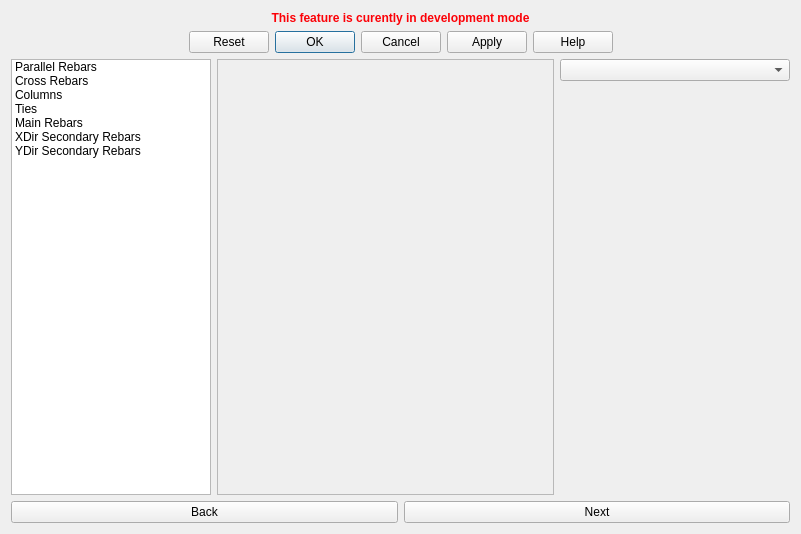
<?xml version="1.0" encoding="UTF-8"?>
<ui version="4.0">
 <class>MainFootingReinforcementDialog</class>
 <widget class="QDialog" name="MainFootingReinforcementDialog">
  <property name="geometry">
   <rect>
    <x>0</x>
    <y>0</y>
    <width>801</width>
    <height>534</height>
   </rect>
  </property>
  <property name="sizePolicy">
   <sizepolicy hsizetype="Expanding" vsizetype="Expanding">
    <horstretch>0</horstretch>
    <verstretch>0</verstretch>
   </sizepolicy>
  </property>
  <property name="baseSize">
   <size>
    <width>0</width>
    <height>0</height>
   </size>
  </property>
  <property name="windowTitle">
   <string>Dialog</string>
  </property>
  <layout class="QGridLayout" name="gridLayout">
   <item row="3" column="0">
    <layout class="QHBoxLayout" name="nextBackButtonHorizontalLayout">
     <item>
      <widget class="QPushButton" name="back_button">
       <property name="text">
        <string>Back</string>
       </property>
      </widget>
     </item>
     <item>
      <widget class="QPushButton" name="next_button">
       <property name="text">
        <string>Next</string>
       </property>
      </widget>
     </item>
    </layout>
   </item>
   <item row="1" column="0">
    <widget class="QDialogButtonBox" name="standardButtonBox">
     <property name="standardButtons">
      <set>QDialogButtonBox::Apply|QDialogButtonBox::Cancel|QDialogButtonBox::Help|QDialogButtonBox::Ok|QDialogButtonBox::Reset</set>
     </property>
     <property name="centerButtons">
      <bool>true</bool>
     </property>
    </widget>
   </item>
   <item row="2" column="0">
    <layout class="QHBoxLayout" name="listStackedWidgetHorizontalLayout" stretch="0,1,0">
     <property name="sizeConstraint">
      <enum>QLayout::SetDefaultConstraint</enum>
     </property>
     <item>
      <widget class="QListWidget" name="rebars_listWidget">
       <property name="enabled">
        <bool>true</bool>
       </property>
       <property name="sizePolicy">
        <sizepolicy hsizetype="Preferred" vsizetype="Preferred">
         <horstretch>0</horstretch>
         <verstretch>0</verstretch>
        </sizepolicy>
       </property>
       <property name="minimumSize">
        <size>
         <width>200</width>
         <height>0</height>
        </size>
       </property>
       <property name="baseSize">
        <size>
         <width>0</width>
         <height>0</height>
        </size>
       </property>
       <property name="horizontalScrollBarPolicy">
        <enum>Qt::ScrollBarAsNeeded</enum>
       </property>
       <property name="sizeAdjustPolicy">
        <enum>QAbstractScrollArea::AdjustToContents</enum>
       </property>
       <property name="currentRow">
        <number>-1</number>
       </property>
       <item>
        <property name="text">
         <string>Parallel Rebars</string>
        </property>
       </item>
       <item>
        <property name="text">
         <string>Cross Rebars</string>
        </property>
       </item>
       <item>
        <property name="text">
         <string>Columns</string>
        </property>
       </item>
       <item>
        <property name="text">
         <string>Ties</string>
        </property>
       </item>
       <item>
        <property name="text">
         <string>Main Rebars</string>
        </property>
       </item>
       <item>
        <property name="text">
         <string>XDir Secondary Rebars</string>
        </property>
       </item>
       <item>
        <property name="text">
         <string>YDir Secondary Rebars</string>
        </property>
       </item>
      </widget>
     </item>
     <item>
      <widget class="QStackedWidget" name="rebars_stackedWidget">
       <property name="sizePolicy">
        <sizepolicy hsizetype="Expanding" vsizetype="Expanding">
         <horstretch>0</horstretch>
         <verstretch>0</verstretch>
        </sizepolicy>
       </property>
       <property name="frameShape">
        <enum>QFrame::StyledPanel</enum>
       </property>
       <property name="currentIndex">
        <number>-1</number>
       </property>
      </widget>
     </item>
     <item>
      <layout class="QVBoxLayout" name="footingReinforcement_configurationLayout">
       <item>
        <spacer name="verticalSpacer_3">
         <property name="orientation">
          <enum>Qt::Vertical</enum>
         </property>
         <property name="sizeType">
          <enum>QSizePolicy::Preferred</enum>
         </property>
         <property name="sizeHint" stdset="0">
          <size>
           <width>0</width>
           <height>10</height>
          </size>
         </property>
        </spacer>
       </item>
       <item>
        <widget class="Gui::PrefComboBox" name="footingReinforcement_configuration">
         <property name="sizePolicy">
          <sizepolicy hsizetype="Preferred" vsizetype="Fixed">
           <horstretch>0</horstretch>
           <verstretch>0</verstretch>
          </sizepolicy>
         </property>
         <property name="prefEntry" stdset="0">
          <cstring></cstring>
         </property>
         <property name="prefPath" stdset="0">
          <cstring></cstring>
         </property>
        </widget>
       </item>
       <item>
        <spacer name="verticalSpacer_2">
         <property name="orientation">
          <enum>Qt::Vertical</enum>
         </property>
         <property name="sizeType">
          <enum>QSizePolicy::Expanding</enum>
         </property>
         <property name="sizeHint" stdset="0">
          <size>
           <width>230</width>
           <height>500</height>
          </size>
         </property>
        </spacer>
       </item>
      </layout>
     </item>
    </layout>
   </item>
   <item row="0" column="0">
    <widget class="QLabel" name="heading">
     <property name="font">
      <font>
       <weight>75</weight>
       <bold>true</bold>
      </font>
     </property>
     <property name="text">
      <string>&lt;html&gt;&lt;head/&gt;&lt;body&gt;&lt;p&gt;&lt;span style=&quot; color:#fc0107;&quot;&gt;This feature is curently in development mode&lt;/span&gt;&lt;/p&gt;&lt;/body&gt;&lt;/html&gt;</string>
     </property>
     <property name="textFormat">
      <enum>Qt::AutoText</enum>
     </property>
     <property name="alignment">
      <set>Qt::AlignCenter</set>
     </property>
    </widget>
   </item>
  </layout>
 </widget>
 <customwidgets>
  <customwidget>
   <class>Gui::PrefComboBox</class>
   <extends>QComboBox</extends>
   <header>Gui/PrefWidgets.h</header>
  </customwidget>
 </customwidgets>
 <tabstops>
  <tabstop>rebars_listWidget</tabstop>
  <tabstop>back_button</tabstop>
  <tabstop>next_button</tabstop>
 </tabstops>
 <resources/>
 <connections/>
</ui>
